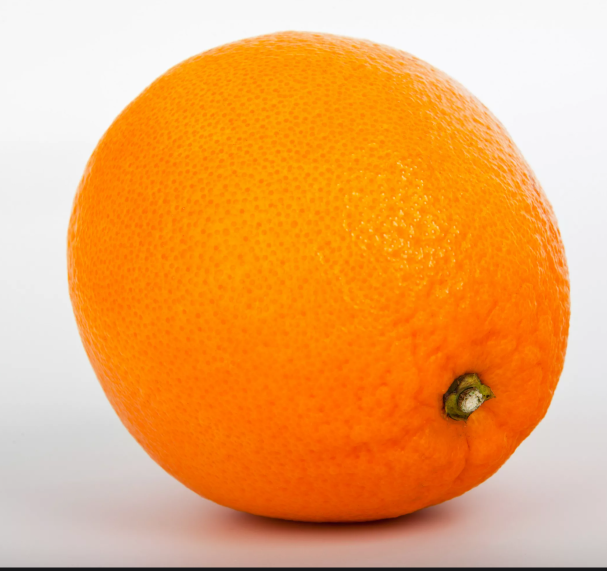
#> input picture task.png, 1213 x 1141 px (shown at 1/2 size)
$ python rk1_3d.py
#> lines starting #> are read from the running program, lines starting #| are printed output that depends on the picture
from PIL import Image, ImageDraw
import math


def bresenham_line(x0, y0, x1, y1):
    points = []
    dx = abs(x1 - x0)
    dy = abs(y1 - y0)
    x, y = x0, y0
    sx = 1 if x1 > x0 else -1
    sy = 1 if y1 > y0 else -1

    if dx > dy:
        err = dx / 2.0
        while x != x1:
            points.append((x, y))
            err -= dy
            if err < 0:
                y += sy
                err += dx
            x += sx
    else:
        err = dy / 2.0
        while y != y1:
            points.append((x, y))
            err -= dx
            if err < 0:
                x += sx
                err += dy
            y += sy

    points.append((x, y))
    return points


def bresenham_circle_full(x0, y0, radius):
    points = []
    x = 0
    y = radius
    d = 3 - 2 * radius

    while x <= y:
        # Добавляем все 8 симметричных точек
        points.extend([
            (x0 + x, y0 + y), (x0 + y, y0 + x),
            (x0 - x, y0 + y), (x0 - y, y0 + x),
            (x0 - x, y0 - y), (x0 - y, y0 - x),
            (x0 + x, y0 - y), (x0 + y, y0 - x)
        ])

        if d < 0:
            d = d + 4 * x + 6
        else:
            d = d + 4 * (x - y) + 10
            y -= 1
        x += 1

    # Удаляем дубликаты
    unique_points = []
    for point in points:
        if point not in unique_points:
            unique_points.append(point)

    return unique_points


def bresenham_arc(x0, y0, radius, start_angle, end_angle):
    # Получаем все точки полной окружности
    circle_points = bresenham_circle_full(x0, y0, radius)

    # Фильтруем точки, которые попадают в заданный угол
    arc_points = []
    for x, y in circle_points:
        # Вычисляем угол точки относительно центра
        dx = x - x0
        dy = y - y0
        angle = math.degrees(math.atan2(dy, dx))
        if angle < 0:
            angle += 360

        # Проверяем, попадает ли точка в заданный диапазон углов
        if start_angle <= angle <= end_angle:
            arc_points.append((x, y))

    return arc_points


def draw_solid_line_bresenham(draw, x0, y0, x1, y1, color='gray', width=1):
    # Получаем все точки линии
    line_points = bresenham_line(x0, y0, x1, y1)

    # Рисуем точки линии с заданной толщиной
    for x, y in line_points:
        for dx in range(-width // 2, width // 2 + 1):
            for dy in range(-width // 2, width // 2 + 1):
                if dx * dx + dy * dy <= (width / 2) ** 2:
                    draw.point((x + dx, y + dy), fill=color)


def draw_dashed_line_bresenham(draw, x0, y0, x1, y1, dash_count=6, color='red', width=1):
    # Получаем все точки линии
    line_points = bresenham_line(x0, y0, x1, y1)

    # Вычисляем длину сегментов
    total_length = len(line_points)
    segment_length = total_length / (2 * dash_count)  # 2 * dash_count потому что чередуем штрихи и пропуски

    # Рисуем штрихи
    for i in range(dash_count):
        start_idx = int(2 * i * segment_length)
        end_idx = int((2 * i + 1) * segment_length)

        # Рисуем точки в сегменте
        for j in range(start_idx, min(end_idx, len(line_points))):
            x, y = line_points[j]
            # Рисуем точку с заданной толщиной
            for dx in range(-width // 2, width // 2 + 1):
                for dy in range(-width // 2, width // 2 + 1):
                    if dx * dx + dy * dy <= (width / 2) ** 2:
                        draw.point((x + dx, y + dy), fill=color)


def draw_dashed_circle_bresenham(draw, x0, y0, radius, dash_count=6, color='purple', width=2):
    # Вычисляем углы для штрихов
    dash_angle = 30  # 30 градусов на штрих
    gap_angle = 30  # 30 градусов на пропуск

    # Рисуем каждый штрих
    for i in range(dash_count):
        start_angle = i * (dash_angle + gap_angle)
        end_angle = start_angle + dash_angle

        # Получаем точки для дуги
        arc_points = bresenham_arc(x0, y0, radius, start_angle, end_angle)

        # Рисуем точки дуги
        for x, y in arc_points:
            # Рисуем точку с заданной толщиной
            for dx in range(-width // 2, width // 2 + 1):
                for dy in range(-width // 2, width // 2 + 1):
                    if dx * dx + dy * dy <= (width / 2) ** 2:
                        draw.point((x + dx, y + dy), fill=color)


def draw_triangle_bresenham(draw, A, B, C, outline='black', fill_color=None, texture=None, width=2):
    # Рисуем контур треугольника
    draw_solid_line_bresenham(draw, A[0], A[1], B[0], B[1], color=outline, width=width)
    draw_solid_line_bresenham(draw, B[0], B[1], C[0], C[1], color=outline, width=width)
    draw_solid_line_bresenham(draw, C[0], C[1], A[0], A[1], color=outline, width=width)

    # Заливка треугольника
    if fill_color or texture:
        # Находим bounding box треугольника
        min_x = min(A[0], B[0], C[0])
        max_x = max(A[0], B[0], C[0])
        min_y = min(A[1], B[1], C[1])
        max_y = max(A[1], B[1], C[1])

        # Если есть текстура, загружаем и масштабируем ее
        if texture:
            try:
                # Загружаем текстуру
                texture_img = Image.open(texture)
                # Масштабируем текстуру под размер треугольника
                tri_width = max_x - min_x
                tri_height = max_y - min_y
                texture_resized = texture_img.resize((tri_width, tri_height))

                # Заливаем треугольник текстурой
                for x in range(min_x, max_x + 1):
                    for y in range(min_y, max_y + 1):
                        # Проверяем, находится ли точка внутри треугольника
                        if is_point_in_triangle(x, y, A, B, C):
                            # Вычисляем координаты в текстуре
                            tex_x = x - min_x
                            tex_y = y - min_y
                            # Получаем цвет из текстуры
                            if 0 <= tex_x < texture_resized.width and 0 <= tex_y < texture_resized.height:
                                color = texture_resized.getpixel((tex_x, tex_y))
                                draw.point((x, y), fill=color)
            except Exception as e:
                print(f"Ошибка загрузки текстуры: {e}")
                # Если не удалось загрузить текстуру, используем цветную заливку
                if fill_color:
                    for x in range(min_x, max_x + 1):
                        for y in range(min_y, max_y + 1):
                            if is_point_in_triangle(x, y, A, B, C):
                                draw.point((x, y), fill=fill_color)
        else:
            # Заливка цветом
            for x in range(min_x, max_x + 1):
                for y in range(min_y, max_y + 1):
                    if is_point_in_triangle(x, y, A, B, C):
                        draw.point((x, y), fill=fill_color)


def is_point_in_triangle(x, y, A, B, C):

    def sign(p1, p2, p3):
        return (p1[0] - p3[0]) * (p2[1] - p3[1]) - (p2[0] - p3[0]) * (p1[1] - p3[1])

    d1 = sign((x, y), A, B)
    d2 = sign((x, y), B, C)
    d3 = sign((x, y), C, A)

    has_neg = (d1 < 0) or (d2 < 0) or (d3 < 0)
    has_pos = (d1 > 0) or (d2 > 0) or (d3 > 0)

    return not (has_neg and has_pos)


def draw_circle_bresenham(draw, x0, y0, radius, outline='green', fill='yellow', width=2):
    # Рисуем контур окружности
    circle_points = bresenham_circle_full(x0, y0, radius)
    for x, y in circle_points:
        # Рисуем точку с заданной толщиной
        for dx in range(-width // 2, width // 2 + 1):
            for dy in range(-width // 2, width // 2 + 1):
                if dx * dx + dy * dy <= (width / 2) ** 2:
                    draw.point((x + dx, y + dy), fill=outline)

    # Заливка окружности
    for x in range(x0 - radius, x0 + radius + 1):
        for y in range(y0 - radius, y0 + radius + 1):
            if (x - x0) ** 2 + (y - y0) ** 2 <= radius ** 2:
                draw.point((x, y), fill=fill)


def draw_scene_with_bresenham(texture_path=None):
    # Создаем изображение
#> called with texture_path = 'task.png'
    width, height = 400, 300
    image = Image.new('RGB', (width, height), 'white')
#> image: PIL image 400x300 RGB; every value is 255
    draw = ImageDraw.Draw(image)

    # 1. Рисуем сплошную линию на заднем плане с помощью Брезенхема
    line_start = (0, 6.5)
    line_end = (200, 110)
    draw_solid_line_bresenham(draw, int(line_start[0]), int(line_start[1]),
                              int(line_end[0]), int(line_end[1]),
                              color='gray', width=1)

    # 2. Рисуем дугу с центром в (100,100), начинающуюся от (200,110)
    arc_center = (100, 100)
    start_point = (200, 110)

    # Вычисляем начальный угол от центра к начальной точке
    dx = start_point[0] - arc_center[0]
    dy = start_point[1] - arc_center[1]
    start_angle_rad = math.atan2(dy, dx)
    start_angle_deg = math.degrees(start_angle_rad)
    if start_angle_deg < 0:
        start_angle_deg += 360

    # Конечный угол - на 135 градусов по часовой стрелке
    end_angle_deg = start_angle_deg - 135
    if end_angle_deg < 0:
        end_angle_deg += 360

    # Радиус дуги - расстояние от центра до начальной точки
    arc_radius = math.sqrt(dx ** 2 + dy ** 2)

    # Рисуем дугу с помощью Брезенхема
    arc_points = bresenham_arc(arc_center[0], arc_center[1], int(arc_radius),
                               start_angle_deg, end_angle_deg)
    for x, y in arc_points:
        draw.point((x, y), fill='orange')

    # 3. Координаты основного треугольника
    A = (60, 130)
    B = (100, 50)
    C = (140, 130)

    # 4. Координаты штрихового треугольника (оконтовка)
    A_dash = (56, 133)
    B_dash = (100, 45)
    C_dash = (144, 133)

    # 5. Рисуем треугольник с помощью Брезенхема
    # Если указан путь к текстуре, используем ее для заливки
    if texture_path:
        draw_triangle_bresenham(draw, A, B, C, outline='black', texture=texture_path, width=2)
#> in draw_triangle_bresenham, texture_img is the input picture: PIL image 1213x1141 RGBA; mean R, G, B, A 238.1, 167.5, 97.9, 255
#> in draw_triangle_bresenham, `texture_resized = texture_img.resize((tri_width, tri_height))`:
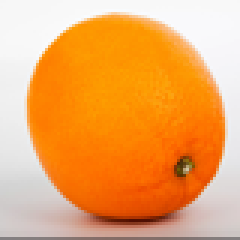
#> texture_resized: PIL image 80x80 RGBA (shown 3 times larger); mean R, G, B, A 238.3, 167.7, 98, 255
    else:
        draw_triangle_bresenham(draw, A, B, C, outline='black', fill_color='lightblue', width=2)

    # 6. Рисуем штриховую оконтовку треугольника с помощью Брезенхема
    draw_dashed_line_bresenham(draw, A_dash[0], A_dash[1], B_dash[0], B_dash[1],
                               dash_count=6, color='red', width=2)
    draw_dashed_line_bresenham(draw, B_dash[0], B_dash[1], C_dash[0], C_dash[1],
                               dash_count=6, color='red', width=2)
    draw_dashed_line_bresenham(draw, C_dash[0], C_dash[1], A_dash[0], A_dash[1],
                               dash_count=6, color='red', width=2)

    # 7. Параметры окружности
    circle_center = (100, 100)
    circle_radius = 20
    inner_dash_radius = 17

    # 8. Рисуем основную окружность с помощью Брезенхема
    draw_circle_bresenham(draw, circle_center[0], circle_center[1],
                          circle_radius, outline='green', fill='yellow', width=2)

    # 9. Рисуем внутреннюю штриховую оконтовку для окружности с помощью Брезенхема
    draw_dashed_circle_bresenham(draw, circle_center[0], circle_center[1],
                                 inner_dash_radius, dash_count=6, color='purple', width=2)


    return image

# Создаем изображение с текстурой для треугольника
try:
    img_texture = draw_scene_with_bresenham('task.png')
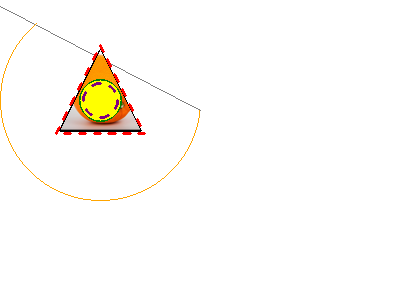
#> img_texture: PIL image 400x300 RGB; mean R, G, B 253, 250.9, 247.1
    img_texture.save('scene_with_bresenham_texture.png')
    print("Изображение с текстурой треугольника сохранено как 'scene_with_bresenham_texture.png'")
except Exception as e:
    print(f"Не удалось создать изображение с текстурой: {e}")

# Инструкция для пользователя
print("\n" + "=" * 50)
print("ИНСТРУКЦИЯ:")
print("1. Для использования текстуры передайте путь к файлу в функцию:")
print("   draw_scene_with_bresenham('path/to/your/texture.jpg')")
print("2. Форматы: JPEG, PNG, BMP и другие поддерживаемые Pillow")
print("3. Текстура будет автоматически масштабирована под размер треугольника")
print("=" * 50)
